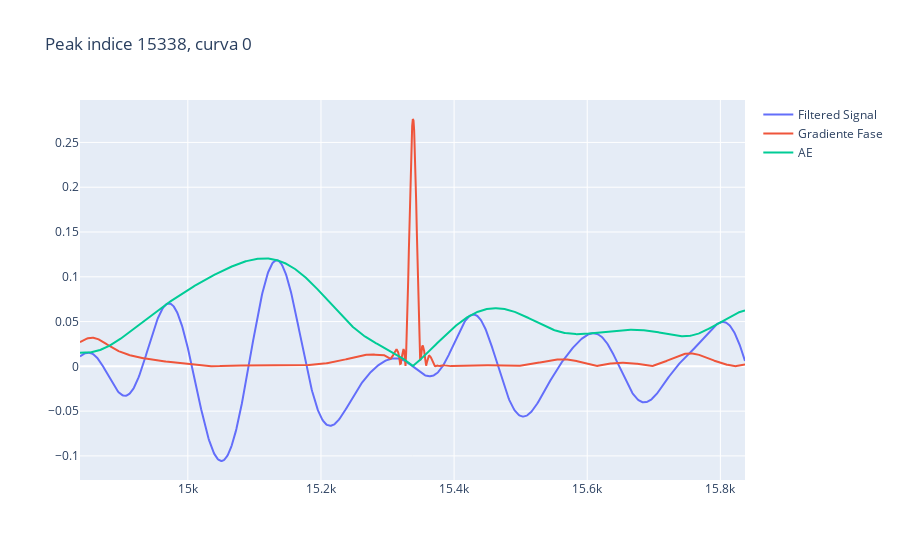
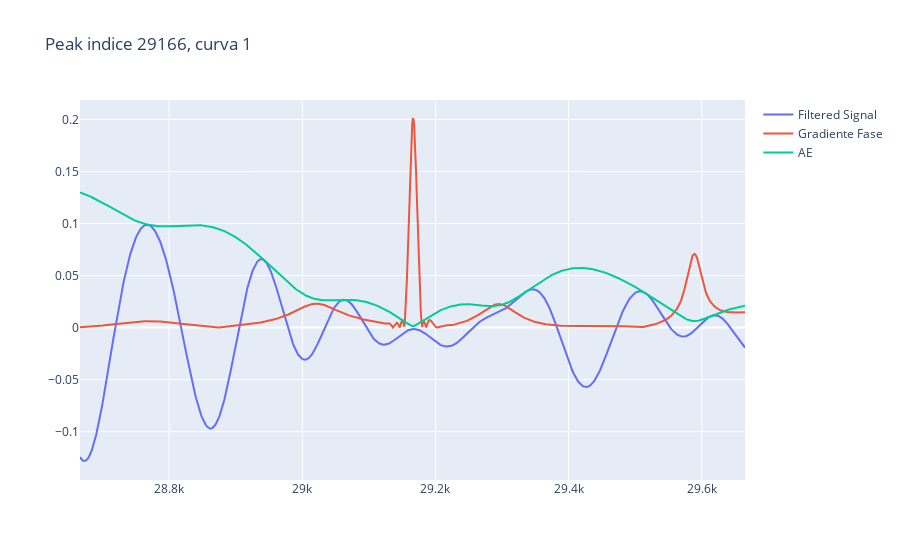
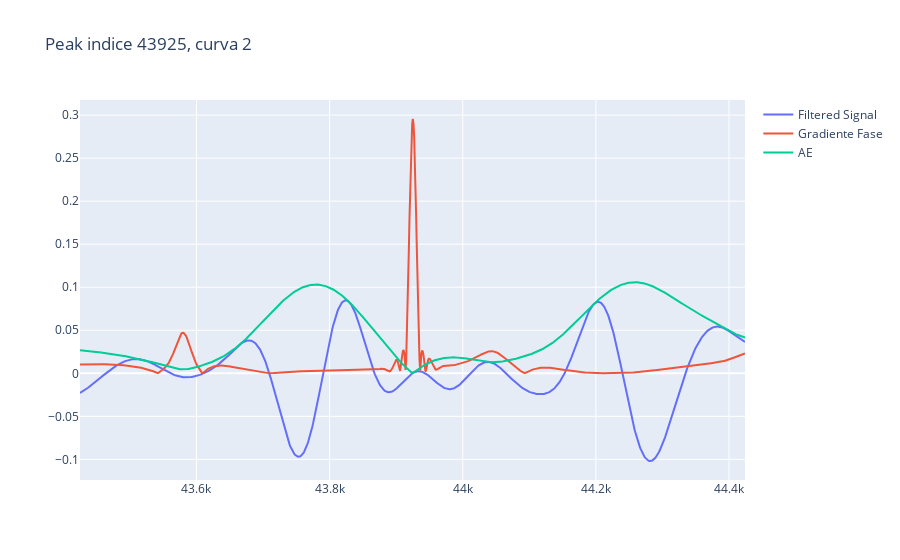
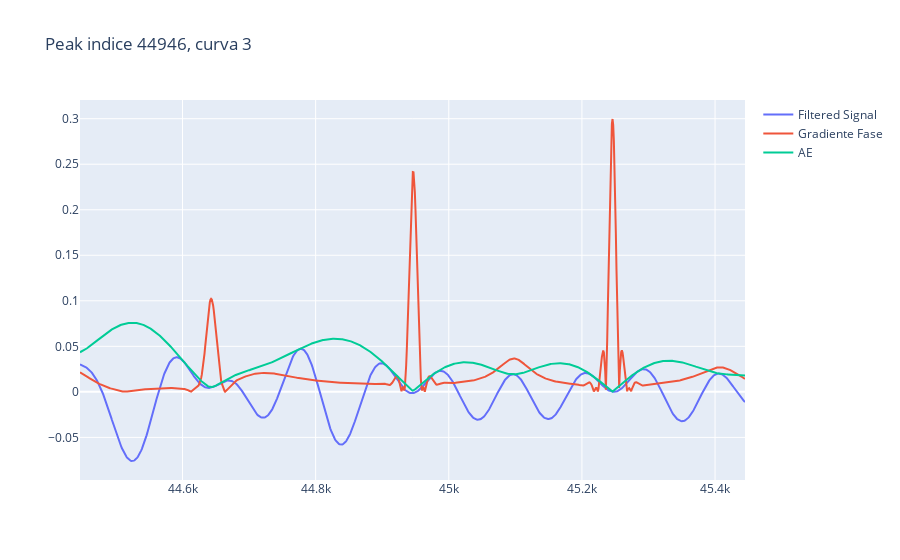

Notebook code for these charts, in order:
### Markdown cell above
### **plot defectos medios**

### Code cell
for k, i in enumerate(intersection[:10]):
   fig =  go.Figure()
   #fig.add_trace(go.Scatter(x = df.index[i-500:i+500], y = amp_filtered[i-500:i+500], name='AE Filtrada'))#, line_shape='linear'))
   fig.add_trace(go.Scatter(x = df_medios.index[i-500:i+500], y = (df_medios['Filtered Signal'][i-500:i+500]), name='Filtered Signal'))#, line_shape = 'linear'))']))
   fig.add_trace(go.Scatter(x = df_medios.index[i-500:i+500], y = (np.abs(df_medios['Gradient Phase'][i-500:i+500])), name='Gradiente Fase'))
   fig.add_trace(go.Scatter(x = df_medios.index[i-500:i+500], y = df_medios['Amplitude Envelope'][i-500:i+500], name='AE'))#, line_shape='linear'))
   #fig.add_trace(go.Scatter(x = df.index[i-500:i+500], y = amp_filtered2[i-500:i+500], name='AE Filtrada2'))
   fig.update_layout(title = f'Peak indice {i}, curva {k}')
   fig.show()

### Figure 1 — Plotly figure (JSON) as saved in the notebook; plotly's stock layout.template omitted (floating-point values rounded to 4 significant figures; data arrays with more than 128 entries replaced by an {"elided": "..."} marker saying what was removed)
{"data": [{"name": "Filtered Signal", "type": "scatter", "x": {"elided": "1000 int values"}, "y": {"elided": "1000 float values"}}, {"name": "Gradiente Fase", "type": "scatter", "x": {"elided": "1000 int values"}, "y": {"elided": "1000 float values"}}, {"name": "AE", "type": "scatter", "x": {"elided": "1000 int values"}, "y": {"elided": "1000 float values"}}], "layout": {"title": {"text": "Peak indice 15338, curva 0"}}}

### Figure 2 — Plotly figure (JSON) as saved in the notebook; plotly's stock layout.template omitted (floating-point values rounded to 4 significant figures; data arrays with more than 128 entries replaced by an {"elided": "..."} marker saying what was removed)
{"data": [{"name": "Filtered Signal", "type": "scatter", "x": {"elided": "1000 int values"}, "y": {"elided": "1000 float values"}}, {"name": "Gradiente Fase", "type": "scatter", "x": {"elided": "1000 int values"}, "y": {"elided": "1000 float values"}}, {"name": "AE", "type": "scatter", "x": {"elided": "1000 int values"}, "y": {"elided": "1000 float values"}}], "layout": {"title": {"text": "Peak indice 29166, curva 1"}}}

### Figure 3 — Plotly figure (JSON) as saved in the notebook; plotly's stock layout.template omitted (floating-point values rounded to 4 significant figures; data arrays with more than 128 entries replaced by an {"elided": "..."} marker saying what was removed)
{"data": [{"name": "Filtered Signal", "type": "scatter", "x": {"elided": "1000 int values"}, "y": {"elided": "1000 float values"}}, {"name": "Gradiente Fase", "type": "scatter", "x": {"elided": "1000 int values"}, "y": {"elided": "1000 float values"}}, {"name": "AE", "type": "scatter", "x": {"elided": "1000 int values"}, "y": {"elided": "1000 float values"}}], "layout": {"title": {"text": "Peak indice 43925, curva 2"}}}

### Figure 4 — Plotly figure (JSON) as saved in the notebook; plotly's stock layout.template omitted (floating-point values rounded to 4 significant figures; data arrays with more than 128 entries replaced by an {"elided": "..."} marker saying what was removed)
{"data": [{"name": "Filtered Signal", "type": "scatter", "x": {"elided": "1000 int values"}, "y": {"elided": "1000 float values"}}, {"name": "Gradiente Fase", "type": "scatter", "x": {"elided": "1000 int values"}, "y": {"elided": "1000 float values"}}, {"name": "AE", "type": "scatter", "x": {"elided": "1000 int values"}, "y": {"elided": "1000 float values"}}], "layout": {"title": {"text": "Peak indice 44946, curva 3"}}}
